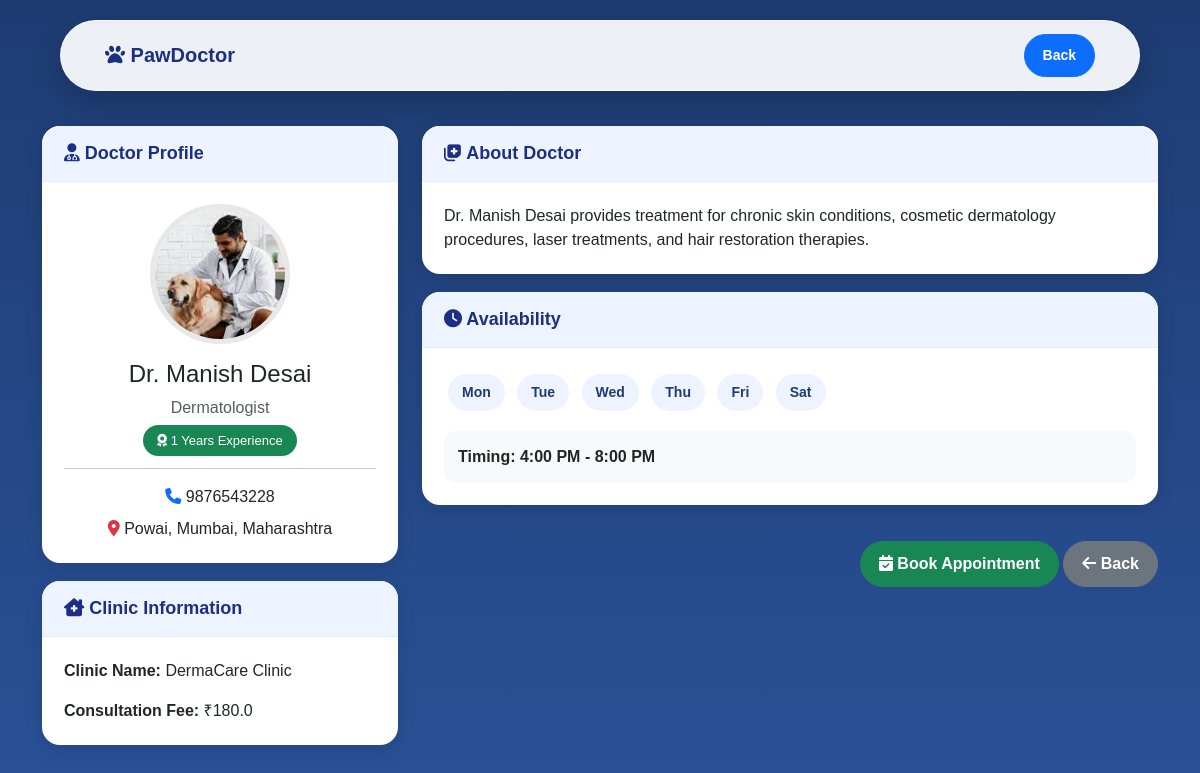
The app's page /doctordetail/14 with its own data.
### app.py (models this page shows, shortened)
class Doctor(db.Model):
    id = db.Column(db.Integer, primary_key=True)
    user_id = db.Column(db.Integer, db.ForeignKey('users.id'))
    name = db.Column(db.String(100), nullable=False)
    phone = db.Column(db.String(20))
    specialization = db.Column(db.String(100))
    experience_years = db.Column(db.Integer)
    clinic_name = db.Column(db.String(150))
    consultation_fee = db.Column(db.Float)
    city = db.Column(db.String(100))
    bio = db.Column(db.Text)
    profile_pic = db.Column(db.String(200))
    created_at = db.Column(db.DateTime, default=datetime.utcnow)
    appointments = db.relationship('DoctorAppointment', backref='doctor', lazy=True)
    availability = db.relationship('DoctorAvailability', backref='doctor', lazy=True)

class DoctorAvailability(db.Model):
    id = db.Column(db.Integer, primary_key=True)
    doctor_id = db.Column(db.Integer, db.ForeignKey('doctor.id'))
    day_of_week = db.Column(db.String(20))
    start_time = db.Column(db.String(10))
    end_time = db.Column(db.String(10))
    slot_duration_minutes = db.Column(db.Integer)
    is_active = db.Column(db.Boolean, default=True)

### app.py (the view)
@app.route("/doctordetail/<int:doctor_id>")
def doctordetail(doctor_id):
    doctor = Doctor.query.get_or_404(doctor_id)
    availability = DoctorAvailability.query.filter_by(
        doctor_id=doctor_id
    ).all()
    return render_template(
        "user/doctor_view.html",
        doctor=doctor,
        availability=availability
    )

### templates/user/doctor_view.html (shortened to what this page needs)
<!DOCTYPE html>
<html lang="en">
<head>
<link href="https://cdn.jsdelivr.net/npm/bootstrap@5.3.0/dist/css/bootstrap.min.css" rel="stylesheet">
<link rel="stylesheet" href="https://cdnjs.cloudflare.com/ajax/libs/font-awesome/6.4.0/css/all.min.css">
</head>
<body>
<nav class="navbar navbar-expand-lg">
<div class="container-fluid">
<a class="navbar-brand" href="/doctor_home">
<i class="fas fa-paw"></i> PawDoctor
</a>
<div class="ms-auto">
<a href="/user_doctor" class="btn btn-primary btn-sm btn-custom">
Back
</a>
</div>
</div>
</nav>
<div class="container main-wrapper">
<div class="row g-4">
<div class="col-md-4">
<div class="column-stack">
<div class="profile-card">
<div class="card-head">
<i class="fas fa-user-md"></i> Doctor Profile
</div>
<div class="card-body-custom text-center">
{% if doctor.profile_pic %}
<img src="/static/uploads/{{ doctor.profile_pic }}" class="doctor-img mb-3">
{% else %}
<img src="/static/images/default_doctor.png" class="doctor-img mb-3">
{% endif %}
<h4>{{ doctor.name }}</h4>
<p class="text-muted mb-2">{{ doctor.specialization }}</p>
<span class="badge-exp">
<i class="fas fa-award"></i>
{{ doctor.experience_years }} Years Experience
</span>
<hr>
<p class="mb-2">
<i class="fas fa-phone text-primary"></i>
{{ doctor.phone }}
</p>
<p class="mb-0">
<i class="fas fa-location-dot text-danger"></i>
{{ doctor.city }}
</p>
</div>
</div>
<div class="section-card">
<div class="card-head">
<i class="fas fa-clinic-medical"></i> Clinic Information
</div>
<div class="card-body-custom">
<p><b>Clinic Name:</b> {{ doctor.clinic_name }}</p>
<p class="mb-0"><b>Consultation Fee:</b> ₹{{ doctor.consultation_fee }}</p>
</div>
</div>
</div>
</div>
<div class="col-md-8">
<div class="column-stack">
<div class="section-card">
<div class="card-head">
<i class="fas fa-notes-medical"></i> About Doctor
</div>
<div class="card-body-custom">
<p class="mb-0">{{ doctor.bio }}</p>
</div>
</div>
<div class="section-card">
<div class="card-head">
<i class="fas fa-clock"></i> Availability
</div>
<div class="card-body-custom">
{% if availability %}
<div class="mb-3">
{% for slot in availability %}
<span class="day-badge">{{ slot.day_of_week }}</span>
{% endfor %}
</div>
<div class="time-box">
<b>Timing:</b>
{{ availability[0].start_time[:2]|int % 12 or 12 }}:{{ availability[0].start_time[3:5] }}
{% if availability[0].start_time[:2]|int < 12 %}AM{% else %}PM{% endif %}
-
{{ availability[0].end_time[:2]|int % 12 or 12 }}:{{ availability[0].end_time[3:5] }}
{% if availability[0].end_time[:2]|int < 12 %}AM{% else %}PM{% endif %}
</div>
{% else %}
<p class="text-muted mb-0">Availability not added yet</p>
{% endif %}
</div>
</div>
<div class="action-box">
<a href="/book-appointment/{{ doctor.id }}" class="btn btn-success btn-custom">
<i class="fas fa-calendar-check"></i>
Book Appointment
</a>
<a href="/user_doctor" class="btn btn-secondary btn-custom">
<i class="fas fa-arrow-left"></i>
Back
</a>
</div>
</div>
</div>
</div>
</div>
<div id="paw-container"></div>
</body>
</html>

### templates/user/doctor_view.html (style rules this page uses)
body { margin:0; font-family:Arial, Helvetica, sans-serif; background:linear-gradient(180deg,#1e3c72 0%, #2a5298 100%); min-height:100vh; overflow-x:hidden; }
.navbar { margin-top:20px; padding:0.8rem 2rem; background:rgba(255,255,255,0.92); backdrop-filter:blur(15px); border-radius:50px; border:1px solid rgba(255,255,255,0.4); box-shadow:0 10px 30px rgba(0,0,0,0.2); width:90%; left:50%; transform:translateX(-50%); }
.navbar-brand { font-weight:bold; color:#1c2f83; }
.main-wrapper { margin-top:35px; padding-bottom:30px; }
.column-stack { display:flex; flex-direction:column; gap:18px; }
.profile-card, .section-card { background:white; border-radius:18px; padding:0; box-shadow:0 5px 18px rgba(0,0,0,0.12); overflow:hidden; height:auto; }
.card-head { padding:14px 22px; background:#eef4ff; border-bottom:1px solid #e4eaf7; font-size:18px; font-weight:700; color:#1d2e85; }
.card-body-custom { padding:22px; }
.doctor-img { width:140px; height:140px; object-fit:cover; border-radius:50%; border:5px solid #e8e8e8; }
.badge-exp { background:#198754; padding:8px 14px; font-size:13px; border-radius:30px; color:white; }
.day-badge { display:inline-block; background:#eef4ff; color:#1e3c72; padding:8px 14px; border-radius:30px; font-size:14px; font-weight:600; margin:4px; }
.time-box { background:#f8f9fa; padding:14px; border-radius:12px; font-weight:600; margin-top:14px; }
.action-box { margin-top:18px; text-align:end; }
.btn-custom { border-radius:30px; padding:10px 18px; font-weight:600; }
#paw-container { position:fixed; top:0; left:0; width:100%; height:100%; z-index:-1; overflow:hidden; }

### records on screen
Doctor: profile_pic (picture), name "Dr. Manish Desai", specialization "Dermatologist", experience_years "1", phone "9876543228", city "Powai, Mumbai, Maharashtra", clinic_name "DermaCare Clinic", consultation_fee "180.0", bio "Dr. Manish Desai provides treatment for chronic skin conditions, cosmetic dermatology procedures, laser treatments, and hair restoration therapies."
DoctorAvailability: day_of_week "Mon", availability[0].start_time[:2]|int%12or12 "4", start_time "00", availability[0].end_time[:2]|int%12or12 "8", end_time "00"
DoctorAvailability: day_of_week "Tue"
DoctorAvailability: day_of_week "Wed"
DoctorAvailability: day_of_week "Thu"
DoctorAvailability: day_of_week "Fri"
DoctorAvailability: day_of_week "Sat"
